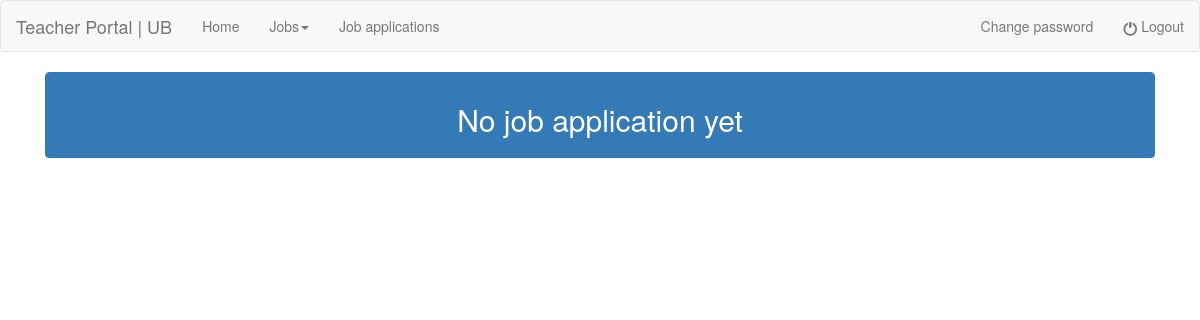
/teacher_view_job_applications.php (signed in), run on an earlier commit of the app's database.
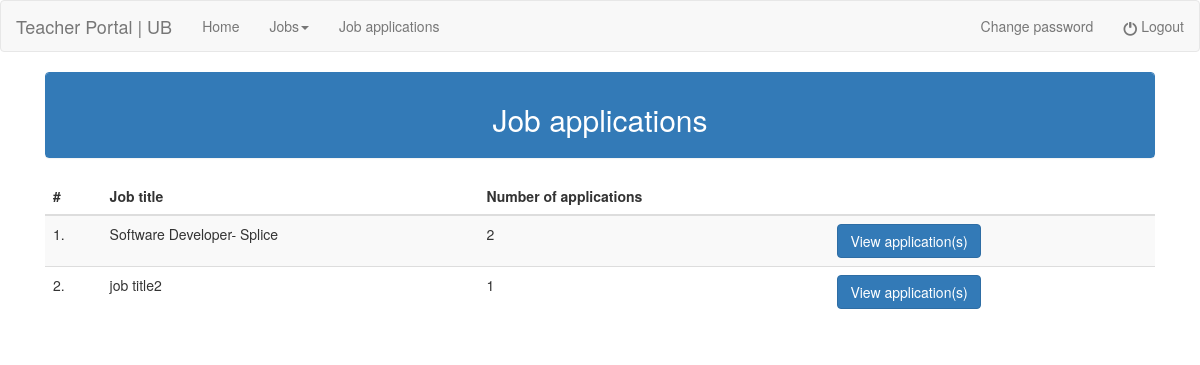
And on a later commit of the database.
### tables this page shows
CREATE TABLE `job_applications` (
  `id` int(11) NOT NULL,
  `job_id` varchar(50) NOT NULL,
  `teacher_id` varchar(50) NOT NULL,
  `student_id` varchar(50) NOT NULL,
  `applied_on` datetime NOT NULL
);

CREATE TABLE `job_info` (
  `id` int(10) NOT NULL,
  `job_title` varchar(50) NOT NULL,
  `description` varchar(500) NOT NULL,
  `responsibilities` varchar(500) NOT NULL,
  `requirements` varchar(500) NOT NULL,
  `credits` varchar(50) NOT NULL,
  `teacher_id` int(10) NOT NULL,
  `created_on` datetime NOT NULL,
  `last_updated` datetime NOT NULL
);

### teacher_view_job_applications.php (the view, shortened to what this page needs)
<?php
include "teacher_header.php";
include "connection.php";
$email=$_SESSION['email'];
$query3="select id from teacher_accounts where email='$email'";
$res3=mysqli_query($conn,$query3);
$row3=mysqli_fetch_array($res3);
$teacher_id=$row3[0];
$query="select * from job_applications where teacher_id=$teacher_id group by job_id";
$result=mysqli_query($conn,$query);
        ?>
<!doctype>
<html>
<head>
</head>
<body>
    <div class="container" >
        <div class="col-md-12">
            <div class="panel panel-primary">
                <div class="panel-heading">
                    <?php
                    if(mysqli_num_rows($result)== 0){
                    ?>
                        <center><h2>No job application yet</h2></center>
                        </div></div></div></div>
                        </body></html>
                    <?php
                    }
                    else{
                    ?>
                    <center><h2>Job applications</h2></center>
                </div>
            </div>
            <div class="table-responsive">
            <table class="table table-striped">
                <thead>
                    <tr>
                        <th>#</th>
                        <th>Job title</th>
                        <th>Number of applications</th>
                        <th></th>
                    </tr>
                </thead>
                <tbody>
                    <?php
                        $count=1;
                        while($row=mysqli_fetch_array($result)){
                            $query2="select job_title from job_info where id='$row[1]'";
                            $result2=mysqli_query($conn,$query2);
                            $row2=mysqli_fetch_array($result2);
                            $query3="SELECT count(student_id) FROM `job_applications` WHERE job_id=$row[1]";
                            $result3=mysqli_query($conn,$query3);
                            $row3=mysqli_fetch_array($result3);
                    ?>
                    <tr>
                        <td><?php echo $count."." ?></td>
                        <td><?php echo $row2[0] ?></td>
                        <td><?php echo $row3[0] ?></td>
						<td>
							<button onclick="location.href='teacher_view_job_applications_list.php?job_id=<?php echo $row[1] ?>'"class="btn btn-primary btn-md">View application(s)</button>
						</td>
                    </tr>
                    <?php
                    $count++;
                    }
                    ?>
                </tbody>
            </table>
            </div>
        </div>
    </div>
</body>
</html>
<?php
} ?>

What changed in the data, as far as the page shows it:
added job_applications: job_info.job_title "Software Developer- Splice", row3 "2"
added job_applications: job_info.job_title "job title2", row3 "1"
Also different on the page:
text no longer shown: "No job application yet"
text now shown: "Job applications # Job title Number of applications"
